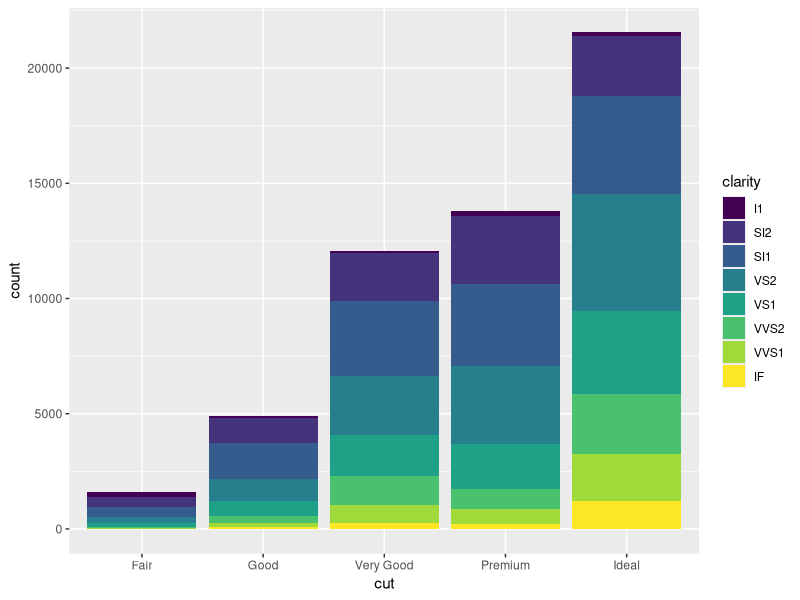
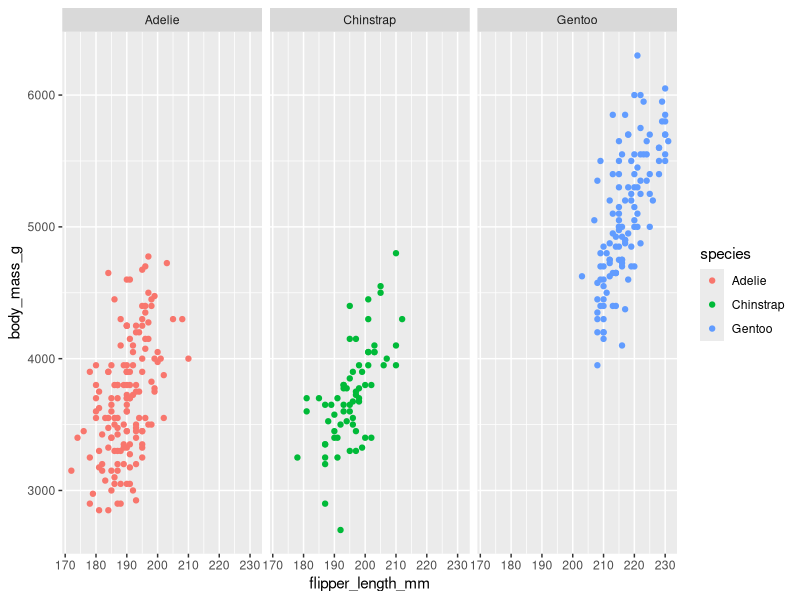
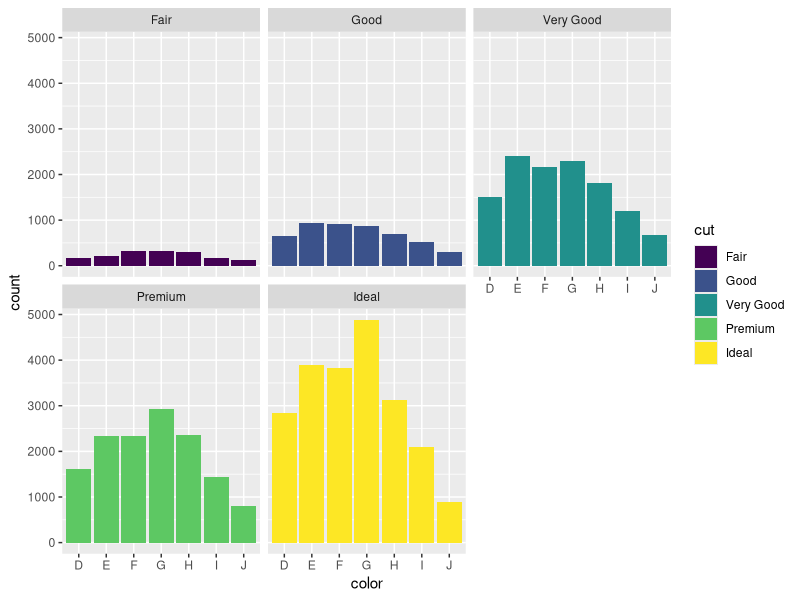
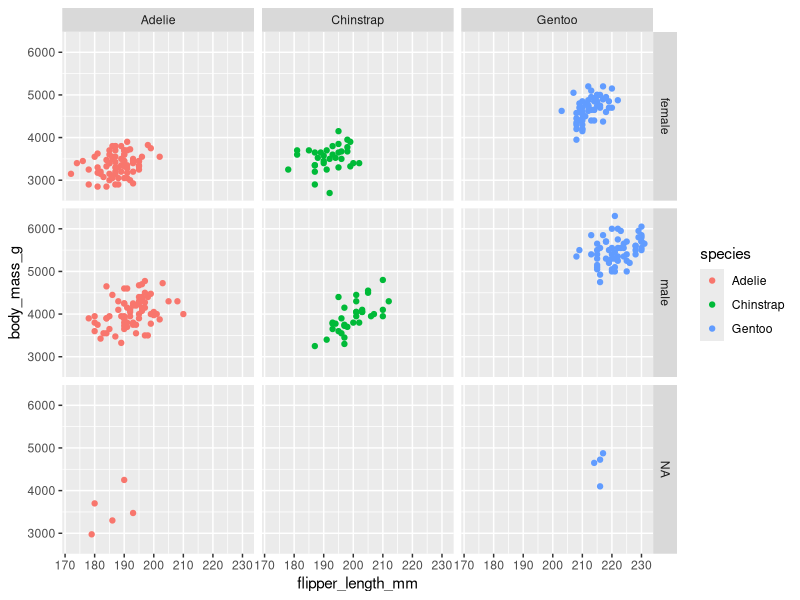

Write R code to recreate these figures, in order.
library("ggplot2")
library("palmerpenguins")

ggplot(data=diamonds)+
  geom_bar(mapping = aes(x=cut, fill=clarity))

ggplot(data=penguins)+
  geom_point(mapping = aes(x=flipper_length_mm, y=body_mass_g, color=species))+
  facet_grid(~species)

ggplot(data=diamonds)+
  geom_bar(mapping = aes(x=color, fill=cut))+
  facet_wrap(~cut)

ggplot(data=penguins)+
  geom_point(mapping = aes(x=flipper_length_mm, y=body_mass_g, color=species))+
  facet_grid(sex~species)

